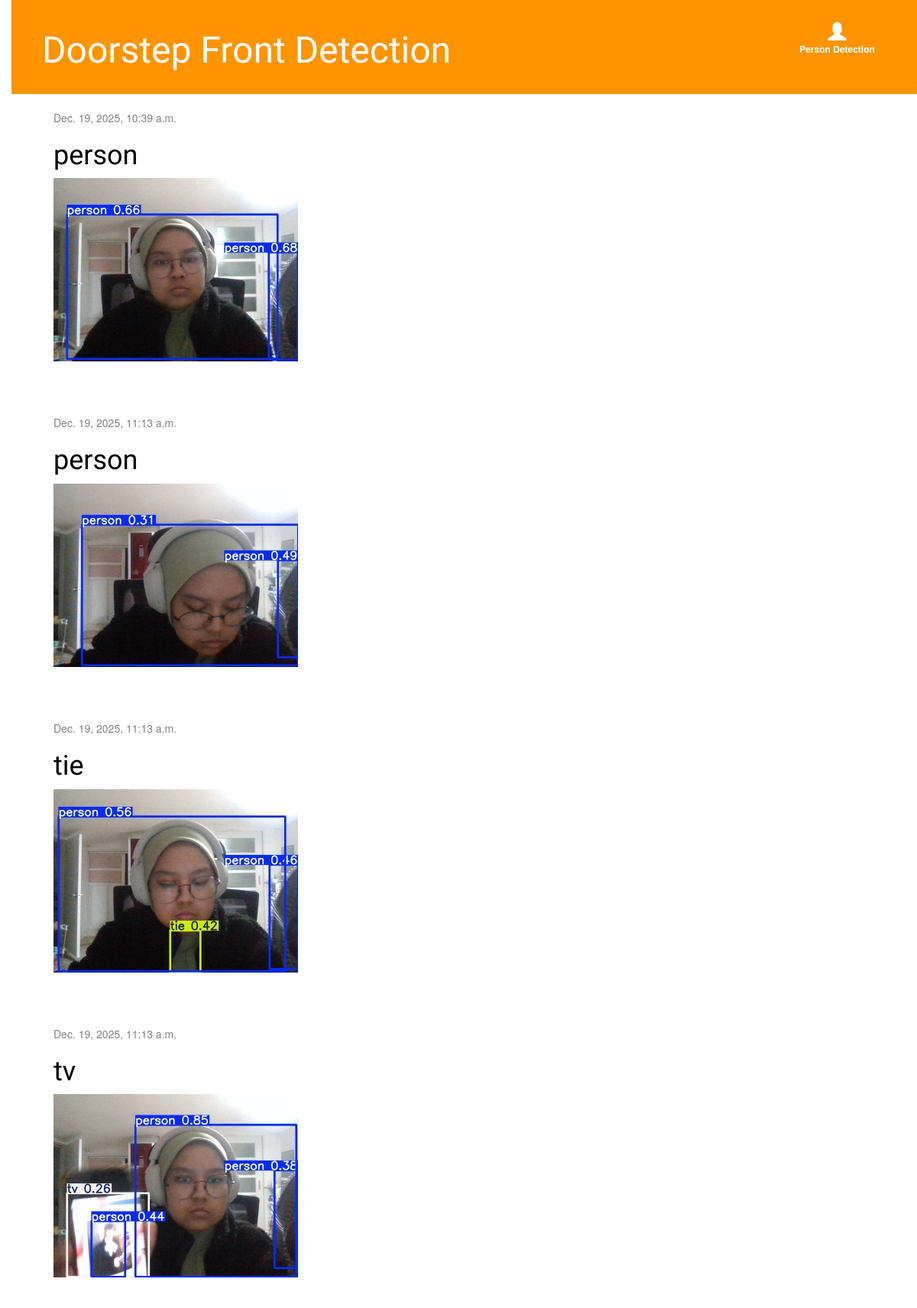
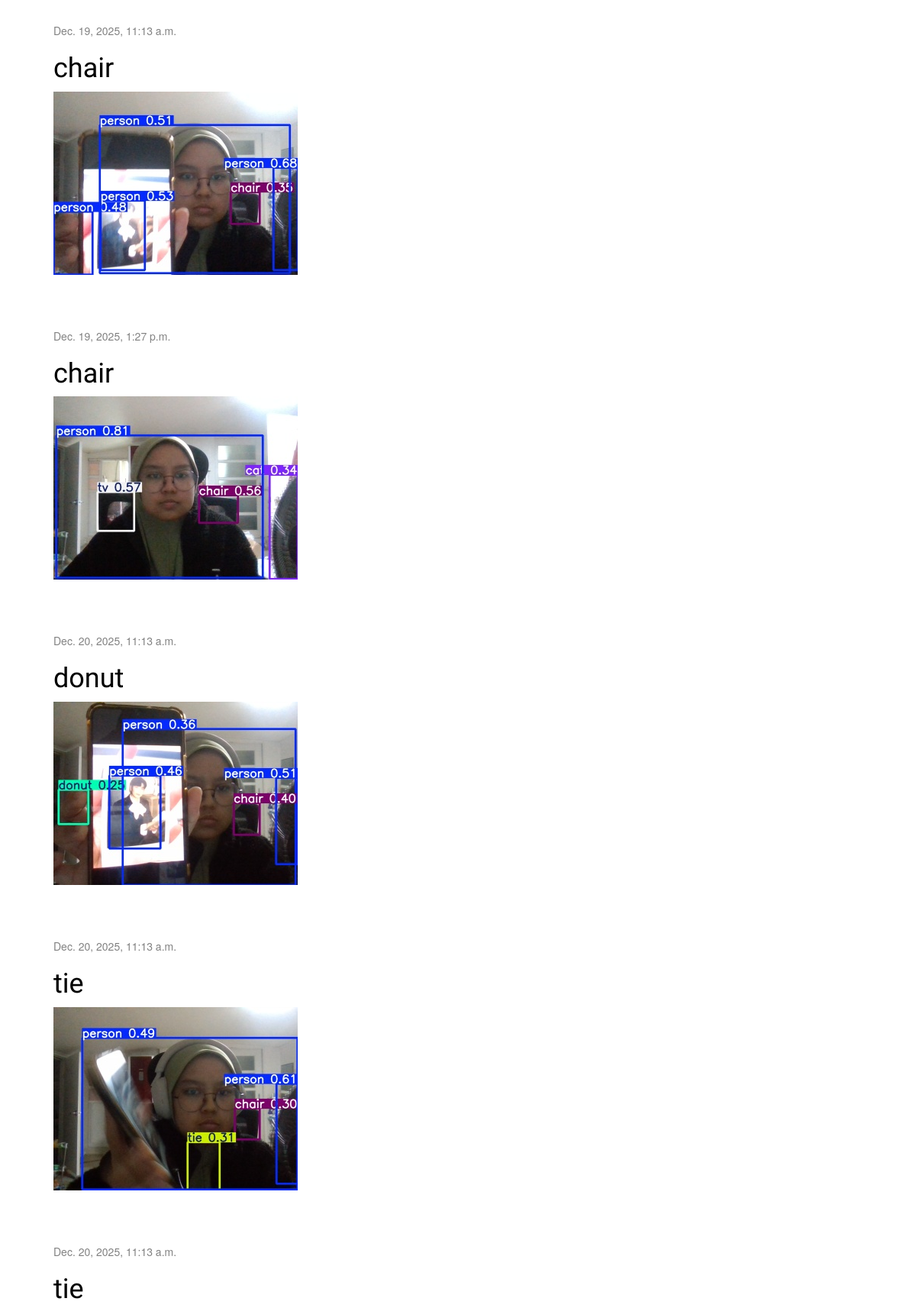
The page / (upper part) on the database its author committed (2 pictures, top to bottom).
### blog/models.py (models this page shows, shortened)
class Post(models.Model):
    author = models.ForeignKey(
    settings.AUTH_USER_MODEL,
    on_delete=models.CASCADE,
    null=True,
    blank=True
)
    title= models.CharField(max_length=200)
    text = models.TextField()
    created_date= models.DateTimeField(default=timezone.now)
    published_date= models.DateTimeField(blank=True, null=True)
    image = models.ImageField(upload_to='blog_image/%Y/%m/%d/', default='blog_image/default_error.png')

### blog/views.py (the view)
# urls.py: path('', views.post_list, name='post_list'),
def post_list(request):
    title_filter=request.GET.get('title')
    if title_filter:
        posts = Post.objects.filter(title=title_filter) # for django website filter
    else:
        posts = Post.objects.filter(published_date__lte=timezone.now()).order_by('published_date')
    return render(request, 'blog/post_list.html', {'posts': posts})

### blog/templates/blog/post_list.html
{% extends 'blog/base.html' %}
{% block content %}
  {% for post in posts %}
    <div class="post">
      <div class="date">
        {{ post.published_date }}
      </div>
      <h1>
        <a href="{% url 'post_detail' pk=post.pk %}">{{ post.title }}</a>
      </h1>
      {% if post.image %}
        <div class="post-image">
          <img src="{{ post.image.url }}" alt="{{ post.title }}" style="max-width:400px; height:auto;">
        </div>
      {% endif %}
    </div>
  {% endfor %}
{% endblock %}

### blog/static/css/blog.css (style rules this page uses)
h1 a { color: #FCA205; font-family: "Lobster"; }
body { padding-left: 15px; }
h1, h2, h3, h4 { font-family: 'Lobster', cursive; }
.date { color: #828282; }
.post { margin-bottom: 70px; }
.post h1 a, .post h1 a:visited { color: #000000; }

### rows shown on the page
Post: published_date "Dec. 19, 2025, 10:39 a.m.", title "person", image (picture)
Post: published_date "Dec. 19, 2025, 11:13 a.m.", title "person", image (picture)
Post: published_date "Dec. 19, 2025, 11:13 a.m.", title "tie", image (picture)
Post: published_date "Dec. 19, 2025, 11:13 a.m.", title "tv", image (picture)
Post: published_date "Dec. 19, 2025, 11:13 a.m.", title "chair", image (picture)
Post: published_date "Dec. 19, 2025, 1:27 p.m.", title "chair", image (picture)
Post: published_date "Dec. 20, 2025, 11:13 a.m.", title "donut", image (picture)
Post: published_date "Dec. 20, 2025, 11:13 a.m.", title "tie", image (picture)
Post: published_date "Dec. 20, 2025, 11:13 a.m.", title "tie"
